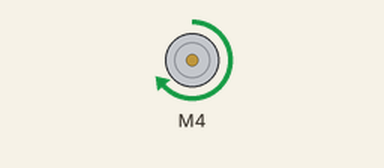
This sketch was run on a simulated Arduino Uno, built with avr-gcc and run on an emulated ATmega328P. Shown: DC motor (green arrow = forward, orange = backward, longer = faster). What the sketch prints to the serial monitor is not drawn.

Above: at 0.1 s.
Timing chart, 0 to 1.6 s (numbered marks = the images above):
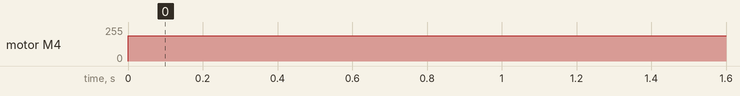

Measured:
- by itself, motor M4: stopped → forward 190/255 at 0.00 s

The sketch:

DCMotorTest_Francisco.ino
```cpp
/*
This is a test sketch for the Adafruit assembled Motor Shield for Arduino v2
It won't work with v1.x motor shields! Only for the v2's with built in PWM
control

For use with the Adafruit Motor Shield v2
---->	http://www.adafruit.com/products/1438
*/

#include <Wire.h>
#include <Adafruit_MotorShield.h>

// Create the motor shield object with the default I2C address
Adafruit_MotorShield AFMS = Adafruit_MotorShield();
// Or, create it with a different I2C address (say for stacking)
// Adafruit_MotorShield AFMS = Adafruit_MotorShield(0x61);

// Select which 'port' M1, M2, M3 or M4. In this case, M1
Adafruit_DCMotor *myMotor = AFMS.getMotor(4);
// You can also make another motor on port M2
//Adafruit_DCMotor *myOtherMotor = AFMS.getMotor(2);

void setup() {
  Serial.begin(9600);           // set up Serial library at 9600 bps
  Serial.println("Adafruit Motorshield v2 - DC Motor test!");

  AFMS.begin();  // create with the default frequency 1.6KHz
  //AFMS.begin(1000);  // OR with a different frequency, say 1KHz

  // Set the speed to start, from 0 (off) to 255 (max speed)
  myMotor->setSpeed(150);
  myMotor->run(FORWARD);
  // turn on motor
  myMotor->run(RELEASE);
}

void loop() {
  uint8_t i;

  myMotor->run(FORWARD);
  myMotor->setSpeed(190);
  delay(1000);

}
```
